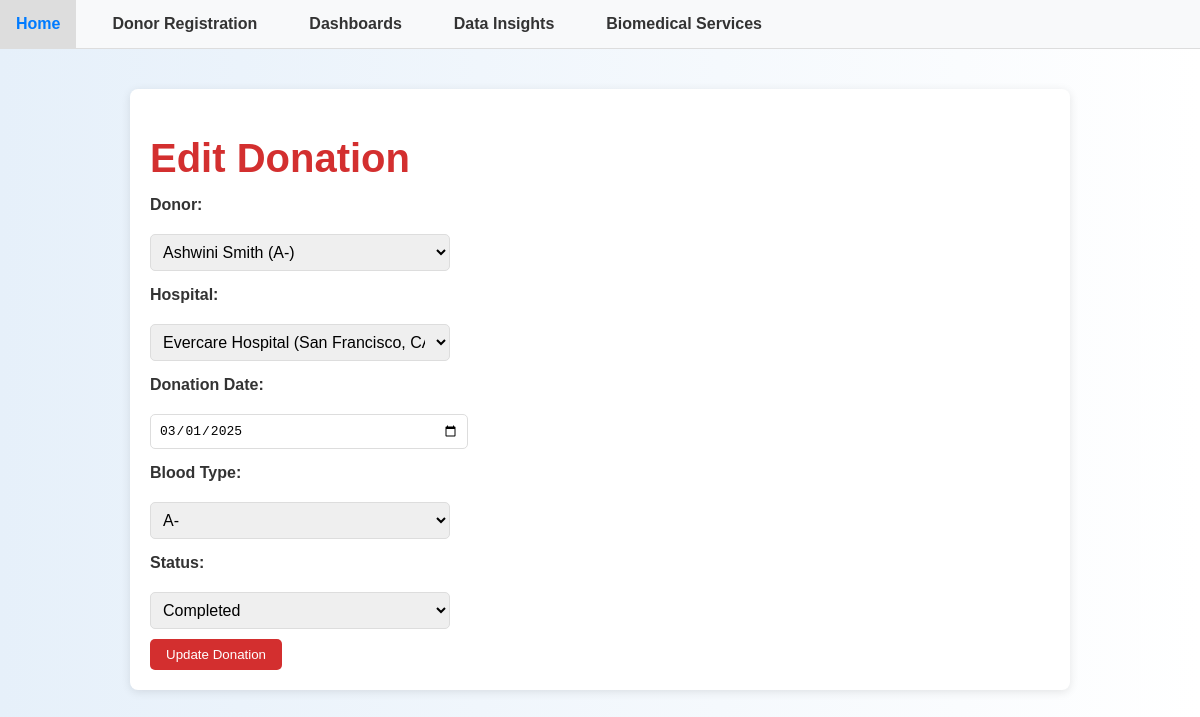
The page /donation/edit/3 on the database as committed earlier.
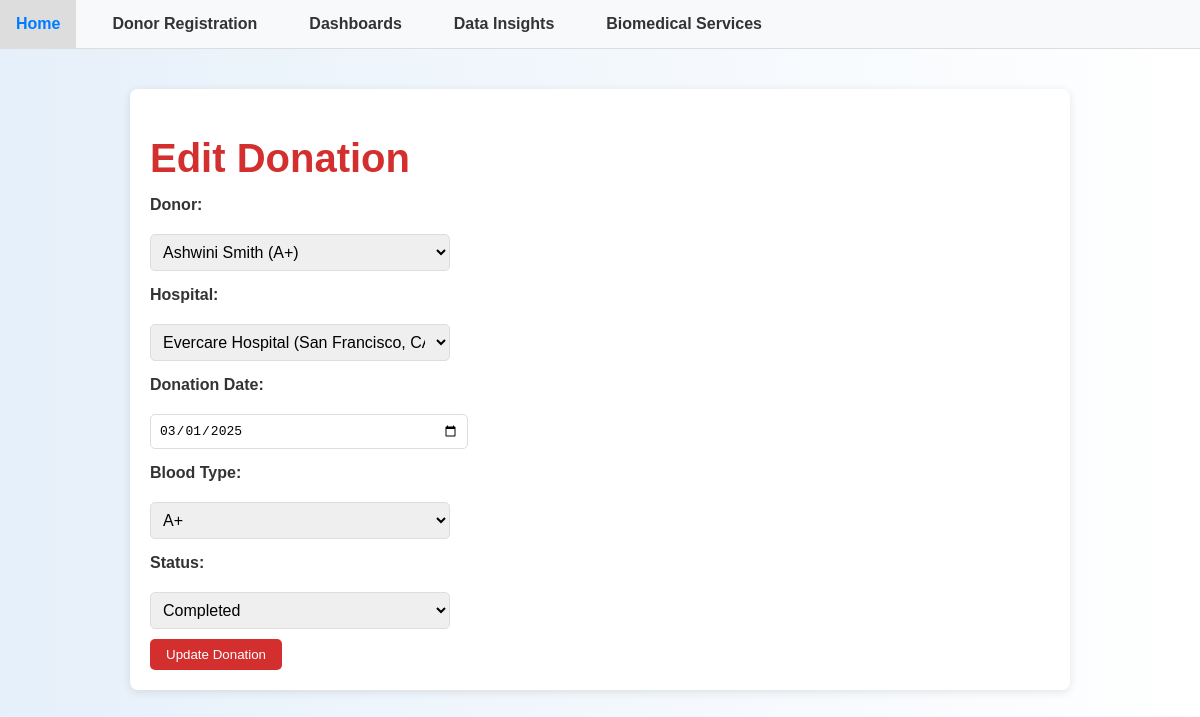
The same page on the database as committed later.
### tables this page shows
CREATE TABLE Donations (
    DonationID INTEGER PRIMARY KEY AUTOINCREMENT,
    DonorID INTEGER NOT NULL,
    HospitalID INTEGER NOT NULL,
    DonationDate DATE NOT NULL,
    BloodType TEXT NOT NULL,
    Status TEXT NOT NULL CHECK (Status IN ('Completed', 'Scheduled')),
    FOREIGN KEY (DonorID) REFERENCES Donors(DonorID) ON DELETE CASCADE,
    FOREIGN KEY (HospitalID) REFERENCES Hospitals(HospitalID) ON DELETE CASCADE
);

CREATE TABLE Donors (
    DonorID INTEGER PRIMARY KEY AUTOINCREMENT,
    Name TEXT NOT NULL,
    DateOfBirth DATE NOT NULL,
    BloodType TEXT NOT NULL CHECK (BloodType IN ('A+', 'A-', 'B+', 'B-', 'AB+', 'AB-', 'O+', 'O-')),
    ContactInfo TEXT NOT NULL,
    Email TEXT UNIQUE NOT NULL,
    LastDonationDate DATE
);

CREATE TABLE Hospitals (
    HospitalID INTEGER PRIMARY KEY AUTOINCREMENT,
    Name TEXT NOT NULL,
    Location TEXT NOT NULL,
    ContactInfo TEXT NOT NULL,
    HospitalType TEXT NOT NULL CHECK (HospitalType IN ('Public', 'Private', 'Military', 'Other'))
);

### app.py (the view, shortened to what this page needs)
@app.route('/donation/edit/<int:id>', methods=['GET', 'POST'])
def edit_donation(id):
    conn = get_db()
    donation = conn.execute('SELECT * FROM Donations WHERE DonationID = ?', (id,)).fetchone()
    donors = conn.execute('SELECT * FROM Donors').fetchall()
    hospitals = conn.execute('SELECT * FROM Hospitals').fetchall()
    return render_template('edit_donation.html', donation=donation, donors=donors, hospitals=hospitals)

### app.py (called while the page is built)
def get_db():
    conn = sqlite3.connect('database.db')
    conn.row_factory = sqlite3.Row
    return conn

### templates/edit_donation.html (shortened to what this page needs)
{% extends "layout.html" %}
{% block content %}
<div class="container">
    <h1>Edit Donation</h1>
    <form method="POST" action="{{ url_for('edit_donation', id=donation['DonationID']) }}">
        <label for="donor_id">Donor:</label>
        <select name="donor_id" id="donor_id" required>
            {% for donor in donors %}
                <option value="{{ donor['DonorID'] }}" {% if donor['DonorID'] == donation['DonorID'] %}selected{% endif %}>
                    {{ donor['Name'] }} ({{ donor['BloodType'] }})
                </option>
            {% endfor %}
        </select><br>
        <label for="hospital_id">Hospital:</label>
        <select name="hospital_id" id="hospital_id" required>
            {% for hospital in hospitals %}
                <option value="{{ hospital['HospitalID'] }}" {% if hospital['HospitalID'] == donation['HospitalID'] %}selected{% endif %}>
                    {{ hospital['Name'] }} ({{ hospital['Location'] }})
                </option>
            {% endfor %}
        </select><br>
        <label for="donation_date">Donation Date:</label>
        <input type="date" name="donation_date" id="donation_date" value="{{ donation['DonationDate'] }}" required><br>
        <label for="blood_type">Blood Type:</label>
        <select name="blood_type" id="blood_type" required>
            <option value="A+" {% if donation['BloodType'] == 'A+' %}selected{% endif %}>A+</option>
            <option value="A-" {% if donation['BloodType'] == 'A-' %}selected{% endif %}>A-</option>
        </select><br>
        <label for="status">Status:</label>
        <select name="status" id="status" required>
            <option value="Completed" {% if donation['Status'] == 'Completed' %}selected{% endif %}>Completed</option>
        </select><br>
        <button type="submit" class="btn">Update Donation</button>
    </form>
</div>
{% endblock %}

Rows that differ between the two databases and show on the page:
changed Donations "Completed": donor_id "Ashwini Smith (A-)" → "Ashwini Smith (A+)"; blood_type "A-" → "A+"
